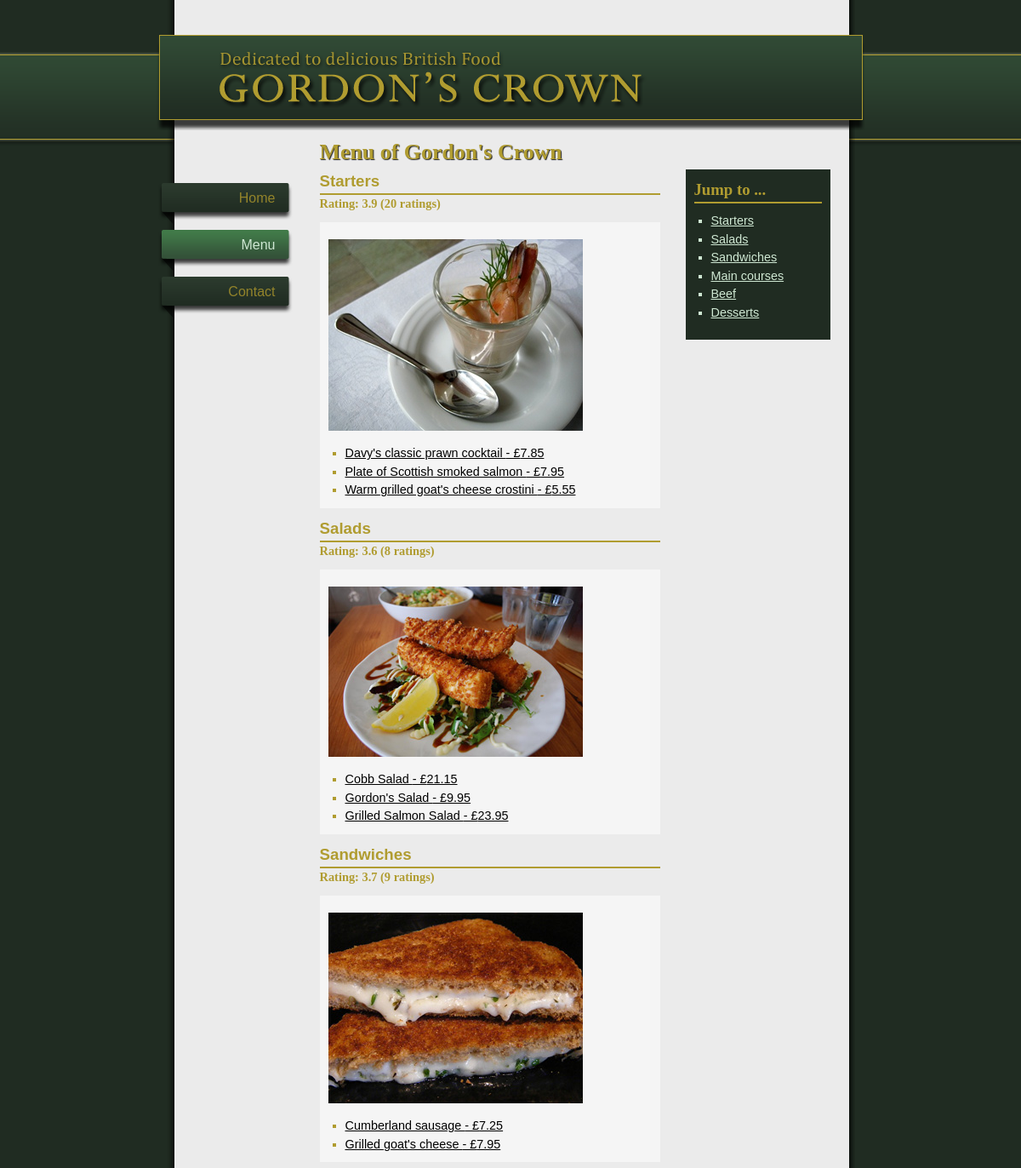
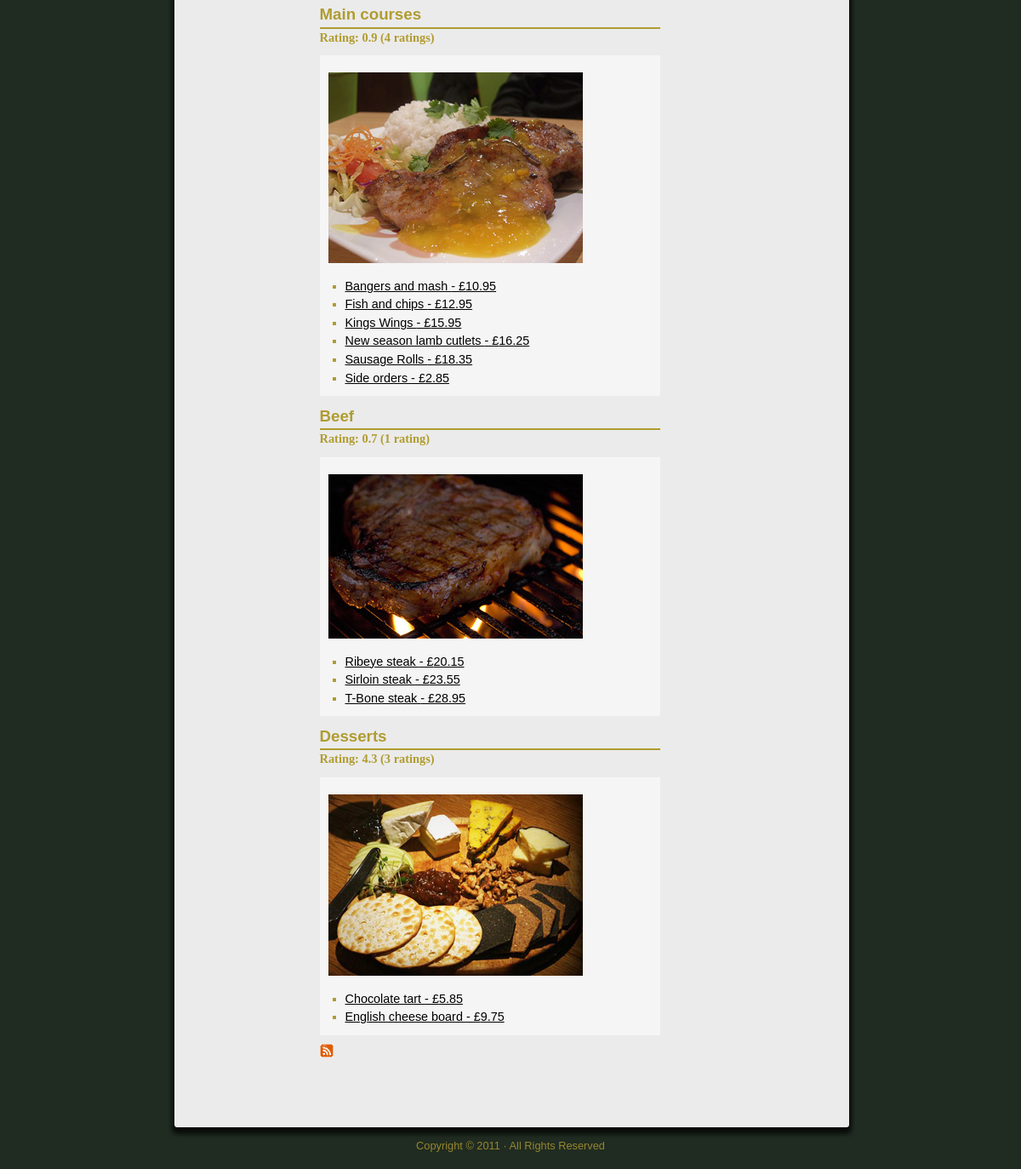
The page /menu on the database its author committed (2 pictures, top to bottom).
### tables this page shows
CREATE TABLE `category` (
  `id` int(11) UNSIGNED NOT NULL,
  `title` varchar(300) NOT NULL,
  `alias` varchar(300) NOT NULL,
  `image` varchar(300) NOT NULL,
  `title_image` varchar(300) NOT NULL
);

CREATE TABLE `menu` (
  `id` int(11) UNSIGNED NOT NULL,
  `title` varchar(300) NOT NULL,
  `alias` varchar(300) NOT NULL,
  `description` text NOT NULL,
  `price` float NOT NULL,
  `rate` int(11) NOT NULL,
  `score` int(11) NOT NULL,
  `image` varchar(300) NOT NULL,
  `cate_id` int(11) UNSIGNED NOT NULL
);

### index.php (called while the page is built, shortened)
<?php
	require_once 'config/config.php';
	require_once 'libs/database.php';
	require_once 'libs/view.php';
	require_once 'controllers/base.php';
	new BaseController();

### libs/database.php (called while the page is built, shortened)
<?php
	class Database{
		private $_sql;
		protected $_conn;
		public function connect(){
			global $server;
			global $hostUser;
			global $hostPass;
			global $dbname;
			$this->_conn = mysqli_connect("$server","$hostUser","$hostPass","$dbname");
		}
		public function setQuery($sql){
			$this->_sql = $sql;
		}
		public function executeQuery($sql){
			$query = mysqli_query($this->_conn, $this->_sql);
			while($row = mysqli_fetch_assoc($query)){
				$result[] = $row;
			}
			return $result;
		}
	}

### config/config.php (called while the page is built, shortened)
<?php
	$server		=	'localhost';
	$hostUser	=	'root';
	$hostPass	=	'';
	$dbname		=	'2012vn_module_a';

### models/category.php (called while the page is built, shortened)
<?php
	class CategoryModel extends Model{
		public function getAllCate(){
			$sql = 'SELECT * FROM category';
			$result = $this->_db->executeQuery($sql);
			return $result;
		}
	}

### models/menu.php (called while the page is built, shortened)
<?php
	class MenuModel extends Model{
		public function getMenuByCateId($cateId){
			$sql = "SELECT m.*, c.title AS cate_title
					FROM menu m
					INNER JOIN category c ON m.cate_id = c.id
					WHERE m.cate_id = $cateId
					ORDER BY m.title ASC";
			return $this->_db->executeQuery($sql);
		}
	}

### views/menu/index.php (the view)
<h1>Menu of Gordon&#39;s Crown</h1>
<div id="sidebar">
	<h2>Jump to ...</h2>
	<ul>
		<?php
		foreach($this->cateList as $cate){
			echo '<li><a href="#'.$cate['alias'].'" onclick="goToByScroll(\''.$cate['alias'].'\');">'.$cate['title'].'</a></li>';
		}
		?>
	</ul>
</div>
<div id="foods">
	<?php foreach($this->cateList as $cate) : ?>
	<h2><a class="category" name="<?php echo $cate['alias'];?>"><?php echo $cate['title'];?></a></h2>
	<h3 class="rating">Rating: <?php echo $cate['aveRatings'];?> (<?php echo $cate['rate'];?> rating<?php echo $cate['more'];?>)</h3>
	<div class="category">
		<div class="foodcategory_image">
			<img src="<?php echo PATH."views/menu/img/$cate[image]";?>" alt="<?php echo $cate['title_image'];?>" />
		</div>
		<ul>
			<?php
			foreach($cate['menuList'] as $menu){
				echo 	'<li>
							<a href="./menu/'.$menu['alias'].'" title="Go to detail view of '.$menu['title'].' - &pound;'.$menu['price'].'">'.$menu['title'].' - &pound;'.$menu['price'].'</a>
						</li>';
			}
			?>
		</ul>
	</div>
	<?php endforeach ?>
</div>
<div id="rssfed"><a href="<?php echo PATH;?>menu/feed/"><img src="<?php echo PATH;?>media/img/rss.gif" alt="RSS-Feed with Menus" title="RSS-Feed with Menus""></a></div>

### controllers/base.php (shortened to what this page needs)
<?php
class BaseController{
	private $_controller;
	private $_param;
	public function __construct($param = NULL){
		$this->load();
	}
	private function parseURL(){
		$url = isset($_GET['url']) ? $_GET['url'] : '';
		if($url != ''){
			$urlArr = explode('/', $url);
			$this->_controller = $urlArr[0];
			array_shift($urlArr);
			$this->_param = array();
			if(count($urlArr) > 0){
				foreach($urlArr as $v){
					if(trim($v) != ''){
						array_push($this->_param, $v);
					}
				}
			}else{
				array_push($this->_param, 'index');
			}
		}else{
			$this->_controller = 'home';
		}
	}
	private function load(){
		$fileName = $this->_controller;
		$filePath = "controllers/$fileName.php";
		if(file_exists($filePath)){
			new $className($this->_param);
		}else{
			require 'controllers/home.php';
			new HomeController();
		}
	}
}

### controllers/menu.php (shortened to what this page needs)
<?php
	class MenuController extends Controller{
		public function __construct($param = NULL){
			require 'models/menu.php';
			require 'models/category.php';
			$action = isset($_POST['action']) ? $_POST['action'] : '';
			if($action == ''){
				if($param != NULL && $param[0] != 'index'){
					if($param[0] == 'feed'){
						$this->writeRSS();
					}else{
						$this->showDetail($param[0]);
					}
				}else{
					$this->index();
				}
			}elseif ($action == 'rate') {
				$this->rate();
			}
		}
		public function index(){
			$menuModel = new MenuModel();
			$cateModel = new CategoryModel();
			$cateList = $cateModel->getAllCate();
			foreach($cateList as $k => $cate){
				$menuListByCate = $menuModel->getMenuByCateId($cate['id']);
				$cateList[$k]['menuList'] = $menuListByCate;
				$theNumberOfRatings = 0;
				$theNumberOfMenu = 0;
				$TotalMenuAverageRatings = 0;
				foreach($menuListByCate as $menu){
					$theNumberOfRatings += $menu['rate'];
					if($menu['rate'] != 0){
						$TotalMenuAverageRatings += $menu['score'] / $menu['rate'];
					}
					$theNumberOfMenu++;
				}
				$AverageRatings = round($TotalMenuAverageRatings/$theNumberOfMenu, 1);
				$cateList[$k]['rate'] = $theNumberOfRatings;
				if($theNumberOfRatings > 1){
					$cateList[$k]['more'] = 's';
				}else{
					$cateList[$k]['more'] = '';
				}
				$cateList[$k]['aveRatings'] = $AverageRatings;
			}
			$this->_view->cateList = $cateList;
			$this->_view->class = 'menu';
			$this->_view->title = 'Menu @ Gordon&#39;s Crown';
			$this->_view->js = '<script type="text/javascript" src="'.PATH.'media/js/menu.js"></script>';
			$this->_view->render('menu/index');
		}
	}

### libs/view.php (shortened to what this page needs)
<?php
	class View{
		public function render($viewPath, $include = TRUE){
			if($include){
				require 'views/header.php';
				require "views/$viewPath.php";
				require 'views/footer.php';
			}else{
				require "views/$viewPath.php";
			}
		}
	}

### views/header.php (shortened to what this page needs)
<!DOCTYPE html>
<html lang="en">
<head>
	<link rel="stylesheet" type="text/css" href="<?php echo PATH;?>media/css/screen.css" media="screen" />
	<link rel="stylesheet" type="text/css" href="<?php echo PATH;?>media/css/print.css" media="print" />
</head>
<body class="<?php echo isset($this->class) ? $this->class : 'home';?>">
	<div id="canvas">
		<div id="header">
			<h1>
				<a href="<?php echo PATH; ?>" title="Gordon&#39;s Crown - Dedicated to delicious British Food">
					<img alt="Gordon&#39;s Crown - Dedicated to delicious British Food" src="<?php echo PATH;?>media/img/header.png" />
				</a>
			</h1>
		</div>
		<ul id="menu">
			<li class="home"><a href="<?php echo PATH;?>">Home</a></li>
			<li class="menu"><a href="<?php echo PATH.'menu';?>">Menu</a></li>
			<li class="contact"><a href="<?php echo PATH.'contact';?>">Contact</a></li>
		</ul>
		<div id="content">

### views/footer.php
		</div>
		<div id="footer">
			<p>Copyright &copy; 2011 &#183; All Rights Reserved</p>
		</div>
	</div>
</body>
</html>

### media/css/screen.css (style rules this page uses)
* { padding: 0; margin: 0; font-family: arial, sans-serif; font-size: 1.0em; }
a img { border: none; }
html { height: 100%; }
ul li { margin-left: 20px; }
a { color: #000; }
body { background-color: #202c22; background-image: url(../img/bg.png); background-position: 0 60px; background-repeat: repeat-x; height: 100%; overflow-y: scroll; }
#canvas { width: 809px; margin: 0 auto; background-image: url(../img/content-bg.png); overflow: hidden; }
#header { position: absolute; margin: 40px auto 0 auto; top: 0; left: 0; height: 113px; width: 100%; overflow: hidden; text-align: center; }
#header h1 { height: 96px; }
#header h1 a { width: 100%; height: 100%; display: block; }
#menu { position: absolute; list-style-type: none; margin: 200px 0 0 -25px; padding: 10px; float: left; width: 160px; height: 500px; }
#menu li { margin: 5px 5px; height: 50px; width: 158px; text-align: right; }
#menu li a { display: block; color: #93842b; text-decoration: none; height: 50px; width: 138px; line-height: 36px; padding-right: 20px; background-image: url(../img/menu-button.png); background-repeat: no-repeat; }
body.home #menu li.home a, body.menu #menu li.menu a, body.contact #menu li.contact a, body.login #menu li.login a, body.logout #menu li.logout a, body.myprofile #menu li.myprofile a, body.register #menu li.register a { background-image: url(../img/menu-button-active.png); color: #cfe8d3; }
#content { margin: 140px 20px 50px 160px; padding: 20px; font-size: 0.9em; min-height: 400px; }
#content * { line-height: 1.5em; }
h1, h2, h3, h4, h5, h6 { font-family: Georgia, serif; color: #b09c30; }
h1 *, h2 *, h3 *, h4 *, h5 *, h6 * { color: #b09c30; }
h1 { text-shadow: 1px 1px 1px #222; }
h1 { font-size: 1.8em; }
h2 { font-size: 1.3em; width: 100%; border-bottom: 2px solid #b09c30; }
#footer { clear: both; width: 100%; text-align: center; font-size: 0.8em; background-image: url(../img/footer-bg.png); background-repeat: no-repeat; background-position: 0 top; background-color: #202c22; padding: 20px 0 20px 0; color: #97862b; }
#sidebar { position: absolute; padding: 10px 10px 20px 10px; margin-left: 430px; width: 150px; background-repeat: no-repeat; background-color: #202c22; }
#sidebar a { color: #cfe8d3; }
#sidebar ul { margin-top: 10px; list-style-type: square; color: #cfe8d3; }
#foods { width: 400px; }
#foods .food, #foods div.category, #tags-wrapper.category { background-color: #f5f5f5; margin: 10px 0; padding: 10px; }
#foods li, #tags-wrapper li { font-family: Georgia, serif; color: #b09c30; list-style-type: square; }
.food_image, .foodcategory_image { clear: both; margin: 10px 0; }

### rows shown on the page
category: title "Starters", aveRatings "3.9", rate "20", more "s", shows a picture
category: title "Salads", aveRatings "3.6", rate "8", more "s", shows a picture
category: title "Sandwiches", aveRatings "3.7", rate "9", more "s", shows a picture
category: title "Main courses", aveRatings "0.9", id "4", more "s", shows a picture
category: title "Beef", aveRatings "0.7", rate "1", shows a picture
category: title "Desserts", aveRatings "4.3", rate "3", more "s", shows a picture
menu: title "Davy's classic prawn cocktail", price "7.85"
menu: title "Plate of Scottish smoked salmon", price "7.95"
menu: title "Warm grilled goat's cheese crostini", price "5.55"
menu: title "Cobb Salad", price "21.15"
menu: title "Gordon's Salad", price "9.95"
menu: title "Grilled Salmon Salad", price "23.95"
menu: title "Cumberland sausage", price "7.25"
menu: title "Grilled goat's cheese", price "7.95"
menu: title "Bangers and mash", price "10.95"
menu: title "Fish and chips", price "12.95"
menu: title "Kings Wings", price "15.95"
menu: title "New season lamb cutlets", price "16.25"
menu: title "Sausage Rolls", price "18.35"
menu: title "Side orders", price "2.85"
menu: title "Ribeye steak", price "20.15"
menu: title "Sirloin steak", price "23.55"
menu: title "T-Bone steak", price "28.95"
menu: title "Chocolate tart", price "5.85"
menu: title "English cheese board", price "9.75"
